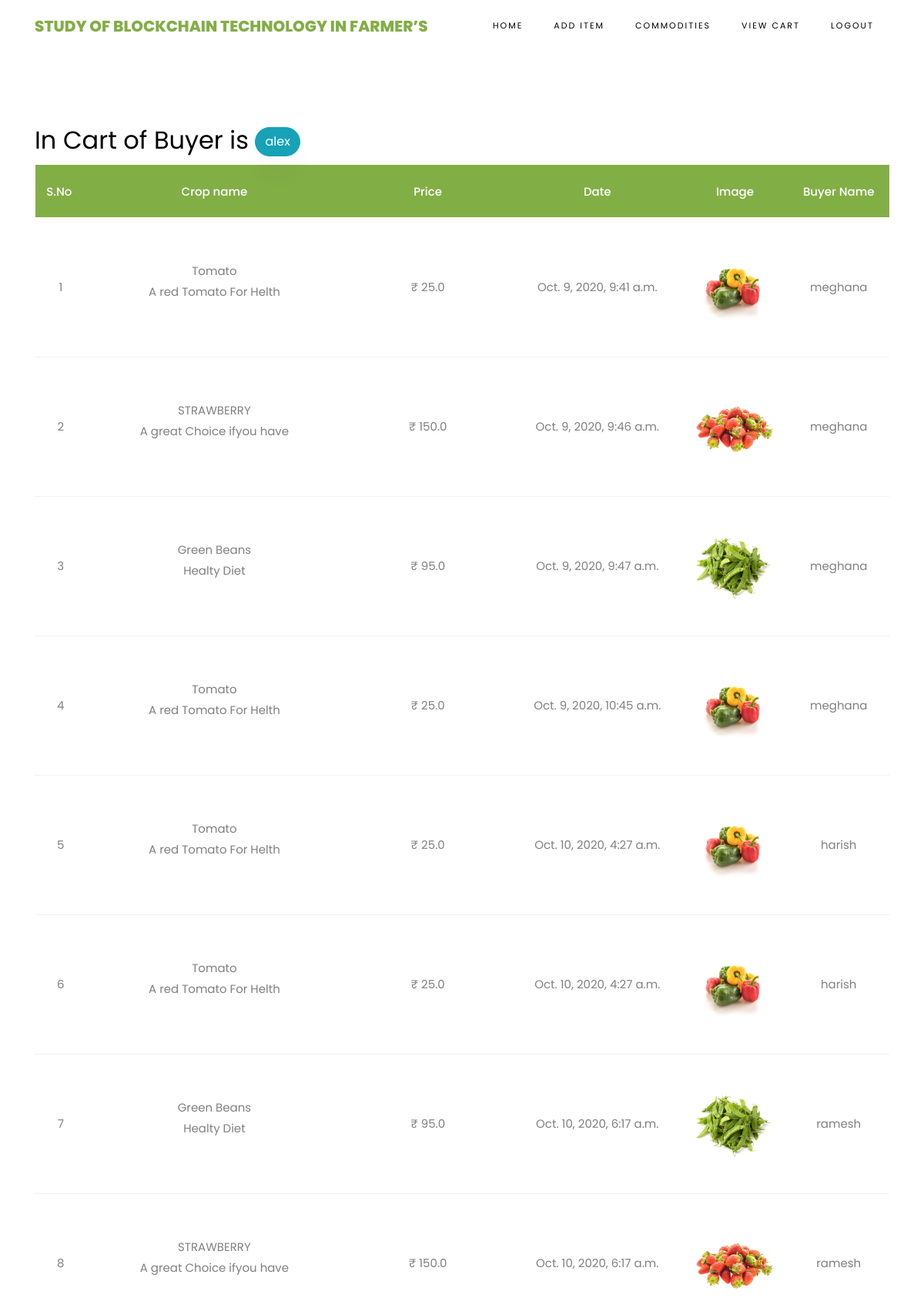
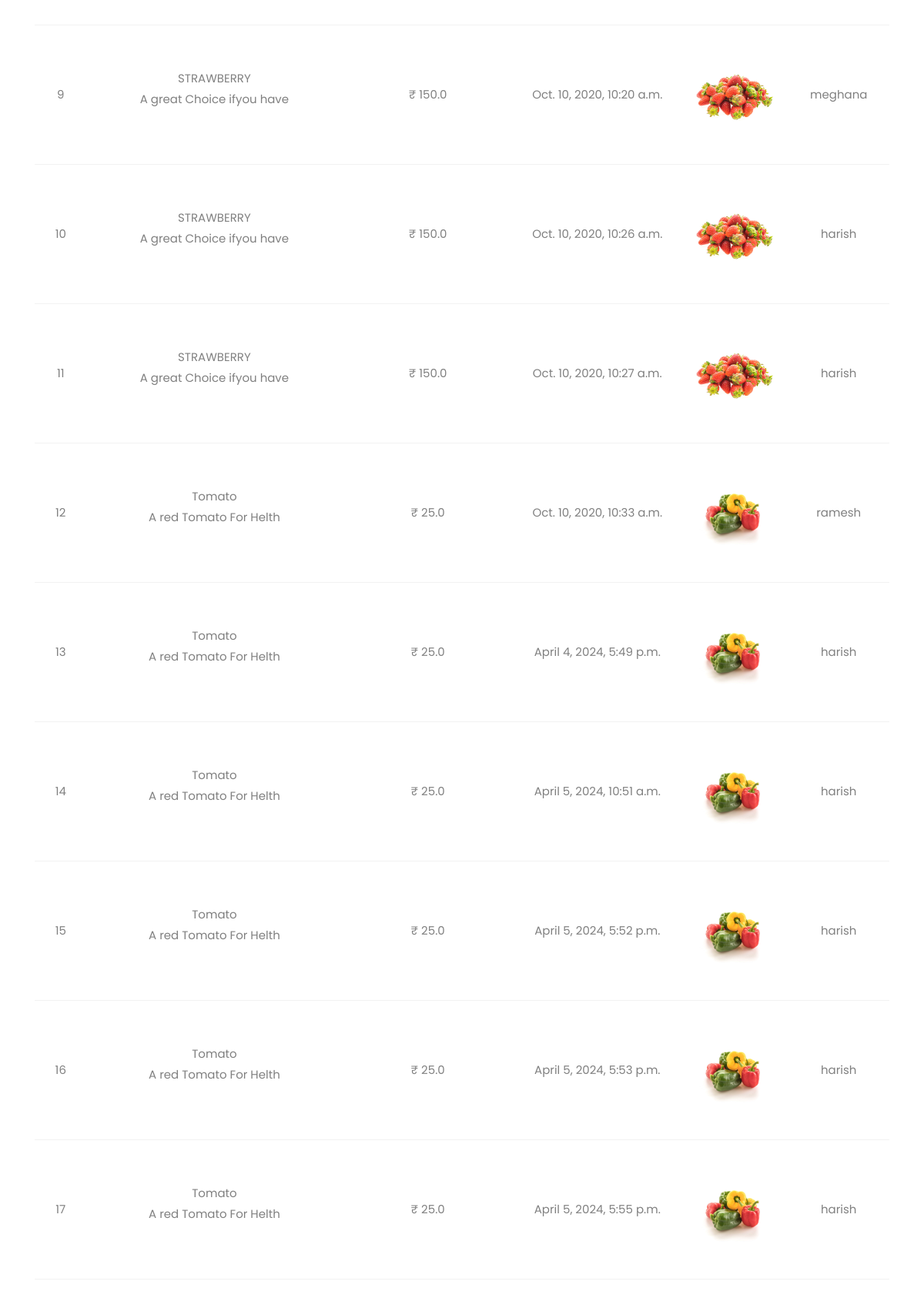
The app's page /SellerViewCarts/ (signed in, upper part) with its own data (2 pictures, top to bottom).
### buyers/models.py (models this page shows, shortened)
class BuyerCropCartModels(models.Model):
    buyerusername = models.CharField(max_length=100)
    buyeruseremail = models.CharField(max_length=100)
    sellername = models.CharField(max_length=100)
    cropname = models.CharField(max_length=100)
    description = models.CharField(max_length=100000)
    price = models.FloatField()
    file = models.FileField(upload_to='files/')
    cdate = models.DateTimeField(auto_now_add=True)
    status = models.CharField(max_length=50)
    class Meta:
        db_table = "BuyerCartTable"

### sellers/views.py (the view)
# urls.py: path("SellerViewCarts/", seller.SellerViewCarts, name="SellerViewCarts"),
def SellerViewCarts(request):
    sellername = request.session['loginid']
    data = BuyerCropCartModels.objects.filter(sellername=sellername)
    return render(request,'sellers/SellersViewCart.html',{'data':data})

### assets/templates/sellers/SellersViewCart.html
{%extends 'sellers/sellerbase.html'%}
{%load static%}
{%block contents%}
<section class="ftco-section ftco-cart">
			<div class="container">
				<div class="row">
    			<div class="col-md-12 ftco-animate">
                    <h2>In Cart of Buyer is <span class="btn btn-info"> {{request.session.loginid}}</span></h2>
    				<div class="cart-list">
	    				<table class="table">
						    <thead class="thead-primary">
						      <tr class="text-center">
						        <th>S.No&nbsp;</th>
						        <th>Crop name</th>
						        <th>Price</th>
						        <th>Date</th>
						        <th>Image</th>
                                <th>Buyer Name</th>
						      </tr>
						    </thead>
						    <tbody>
                             {% for i in data %}
                          <tr class="text-center">
                        <td>{{forloop.counter}}</td>
                        <td class="product-name">{{i.cropname}} <p>{{i.description}}</p></td>
                        <td class="quantity">&#x20B9; {{i.price}}</td>
                        <td>{{i.cdate}}</td>
                        <td class="image-prod"><div class="img" style="background-image:url({{i.file}});"></div></td>
                        <td>{{i.buyerusername}}</td>
                    </tr>
                    {% endfor %}
						    </tbody>
						  </table>
					  </div>
    			</div>
    		</div>
			</div>
		</section>
{%endblock%}

### records on screen
BuyerCropCartModels: cropname "Tomato", description "A red Tomato For Helth", price "25.0", cdate "Oct. 9, 2020, 9:41 a.m.", file (picture), buyerusername "meghana"
BuyerCropCartModels: cropname "STRAWBERRY", description "A great Choice ifyou have", price "150.0", cdate "Oct. 9, 2020, 9:46 a.m.", file (picture), buyerusername "meghana"
BuyerCropCartModels: cropname "Green Beans", description "Healty Diet", price "95.0", cdate "Oct. 9, 2020, 9:47 a.m.", file (picture), buyerusername "meghana"
BuyerCropCartModels: cropname "Tomato", description "A red Tomato For Helth", price "25.0", cdate "Oct. 9, 2020, 10:45 a.m.", file (picture), buyerusername "meghana"
BuyerCropCartModels: cropname "Tomato", description "A red Tomato For Helth", price "25.0", cdate "Oct. 10, 2020, 4:27 a.m.", file (picture), buyerusername "harish"
BuyerCropCartModels: cropname "Tomato", description "A red Tomato For Helth", price "25.0", cdate "Oct. 10, 2020, 4:27 a.m.", file (picture), buyerusername "harish"
BuyerCropCartModels: cropname "Green Beans", description "Healty Diet", price "95.0", cdate "Oct. 10, 2020, 6:17 a.m.", file (picture), buyerusername "ramesh"
BuyerCropCartModels: cropname "STRAWBERRY", description "A great Choice ifyou have", price "150.0", cdate "Oct. 10, 2020, 6:17 a.m.", file (picture), buyerusername "ramesh"
BuyerCropCartModels: cropname "STRAWBERRY", description "A great Choice ifyou have", price "150.0", cdate "Oct. 10, 2020, 10:20 a.m.", file (picture), buyerusername "meghana"
BuyerCropCartModels: cropname "STRAWBERRY", description "A great Choice ifyou have", price "150.0", cdate "Oct. 10, 2020, 10:26 a.m.", file (picture), buyerusername "harish"
BuyerCropCartModels: cropname "STRAWBERRY", description "A great Choice ifyou have", price "150.0", cdate "Oct. 10, 2020, 10:27 a.m.", file (picture), buyerusername "harish"
BuyerCropCartModels: cropname "Tomato", description "A red Tomato For Helth", price "25.0", cdate "Oct. 10, 2020, 10:33 a.m.", file (picture), buyerusername "ramesh"
BuyerCropCartModels: cropname "Tomato", description "A red Tomato For Helth", price "25.0", cdate "April 4, 2024, 5:49 p.m.", file (picture), buyerusername "harish"
BuyerCropCartModels: cropname "Tomato", description "A red Tomato For Helth", price "25.0", cdate "April 5, 2024, 10:51 a.m.", file (picture), buyerusername "harish"
BuyerCropCartModels: cropname "Tomato", description "A red Tomato For Helth", price "25.0", cdate "April 5, 2024, 5:52 p.m.", file (picture), buyerusername "harish"
BuyerCropCartModels: cropname "Tomato", description "A red Tomato For Helth", price "25.0", cdate "April 5, 2024, 5:53 p.m.", file (picture), buyerusername "harish"
BuyerCropCartModels: cropname "Tomato", description "A red Tomato For Helth", price "25.0", cdate "April 5, 2024, 5:55 p.m.", file (picture), buyerusername "harish"

### other values on screen
{{ request.session.loginid }} "alex"
